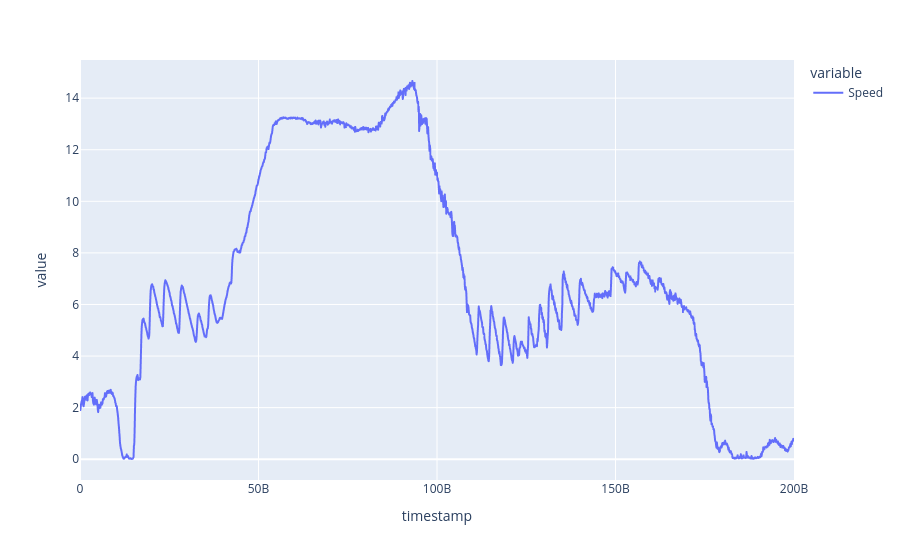

Notebook cell for this chart:
### Code cell
px.line(rb_speed)

### Figure 1 — Plotly figure (JSON) as saved in the notebook; plotly's stock layout.template omitted (floating-point values rounded to 4 significant figures; data arrays with more than 128 entries replaced by an {"elided": "..."} marker saying what was removed)
{"data": [{"hovertemplate": "variable=Speed<br>timestamp=%{x}<br>value=%{y}<extra></extra>", "legendgroup": "Speed", "line": {"color": "#636efa", "dash": "solid"}, "marker": {"symbol": "circle"}, "mode": "lines", "name": "Speed", "showlegend": true, "x": {"elided": "2001 int values"}, "xaxis": "x", "y": {"elided": "2001 float values"}, "yaxis": "y", "type": "scattergl"}], "layout": {"xaxis": {"anchor": "y", "domain": [0.0, 1.0], "title": {"text": "timestamp"}}, "yaxis": {"anchor": "x", "domain": [0.0, 1.0], "title": {"text": "value"}}, "legend": {"title": {"text": "variable"}, "tracegroupgap": 0}, "margin": {"t": 60}}}
